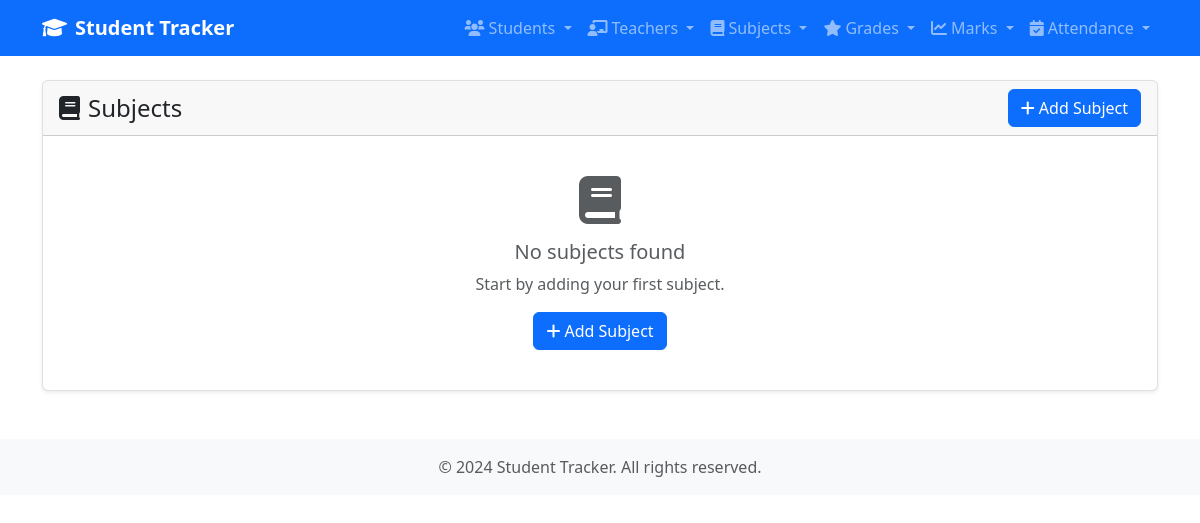
Before: /subjects/ with the older database file.
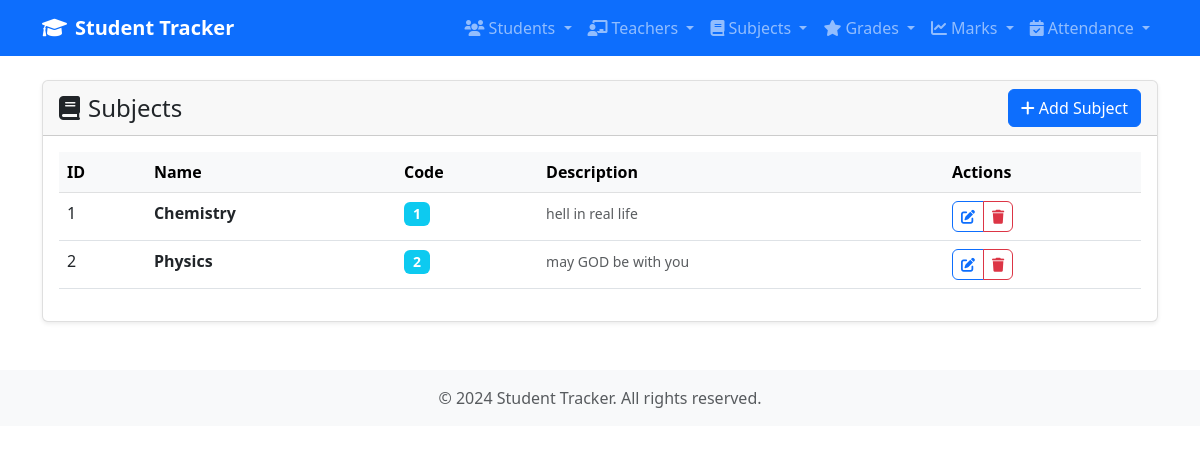
After: the same page with the newer database file.
### tracker/models.py (models this page shows, shortened)
class Subject(models.Model):
    name = models.CharField(max_length=20)
    code = models.IntegerField(unique=True)
    description = models.TextField()

### tracker/views.py (the view)
# urls.py: path('subjects/', SubjectListView.as_view(), name='subject-list'),
class SubjectListView(ListView):
    model = Subject
    template_name = 'tracker/subject_list.html'
    context_object_name = 'subjects'

### tracker/templates/tracker/subject_list.html (shortened to what this page needs)
{% extends 'tracker/base.html' %}
{% block content %}
<div class="row">
    <div class="col-12">
        <div class="card">
            <div class="card-header d-flex justify-content-between align-items-center">
                <h4 class="mb-0">
                    <i class="fas fa-book me-2"></i>Subjects
                </h4>
                <a href="{% url 'subject-create' %}" class="btn btn-primary">
                    <i class="fas fa-plus me-1"></i>Add Subject
                </a>
            </div>
            <div class="card-body">
                {% if subjects %}
                    <div class="table-responsive">
                        <table class="table table-hover">
                            <thead class="table-light">
                                <tr>
                                    <th>ID</th>
                                    <th>Name</th>
                                    <th>Code</th>
                                    <th>Description</th>
                                    <th>Actions</th>
                                </tr>
                            </thead>
                            <tbody>
                                {% for subject in subjects %}
                                <tr>
                                    <td>{{ subject.id }}</td>
                                    <td>
                                        <strong>{{ subject.name }}</strong>
                                    </td>
                                    <td>
                                        <span class="badge bg-info">{{ subject.code }}</span>
                                    </td>
                                    <td>
                                        {% if subject.description %}
                                            <small class="text-muted">{{ subject.description|truncatechars:50 }}</small>
                                        {% else %}
                                            <span class="text-muted">No description</span>
                                        {% endif %}
                                    </td>
                                    <td>
                                        <div class="btn-group" role="group">
                                            <a href="{% url 'subject-update' subject.pk %}" class="btn btn-sm btn-outline-primary" title="Edit">
                                                <i class="fas fa-edit"></i>
                                            </a>
                                            <a href="{% url 'subject-delete' subject.pk %}" class="btn btn-sm btn-outline-danger" title="Delete">
                                                <i class="fas fa-trash"></i>
                                            </a>
                                        </div>
                                    </td>
                                </tr>
                                {% endfor %}
                            </tbody>
                        </table>
                    </div>
                {% else %}
                    <div class="text-center py-4">
                        <i class="fas fa-book fa-3x text-muted mb-3"></i>
                        <h5 class="text-muted">No subjects found</h5>
                        <p class="text-muted">Start by adding your first subject.</p>
                        <a href="{% url 'subject-create' %}" class="btn btn-primary">
                            <i class="fas fa-plus me-1"></i>Add Subject
                        </a>
                    </div>
                {% endif %}
            </div>
        </div>
    </div>
</div>
{% endblock %}

Changed rows visible on the page:
added Subject: id "1", name "Chemistry", code "1", description "hell in real life"
added Subject: id "2", name "Physics", code "2", description "may GOD be with you"
Other visible differences:
text no longer shown: "No subjects found Start by adding your first subject. Add Subject"
text now shown: "ID Name Code Description Actions"
